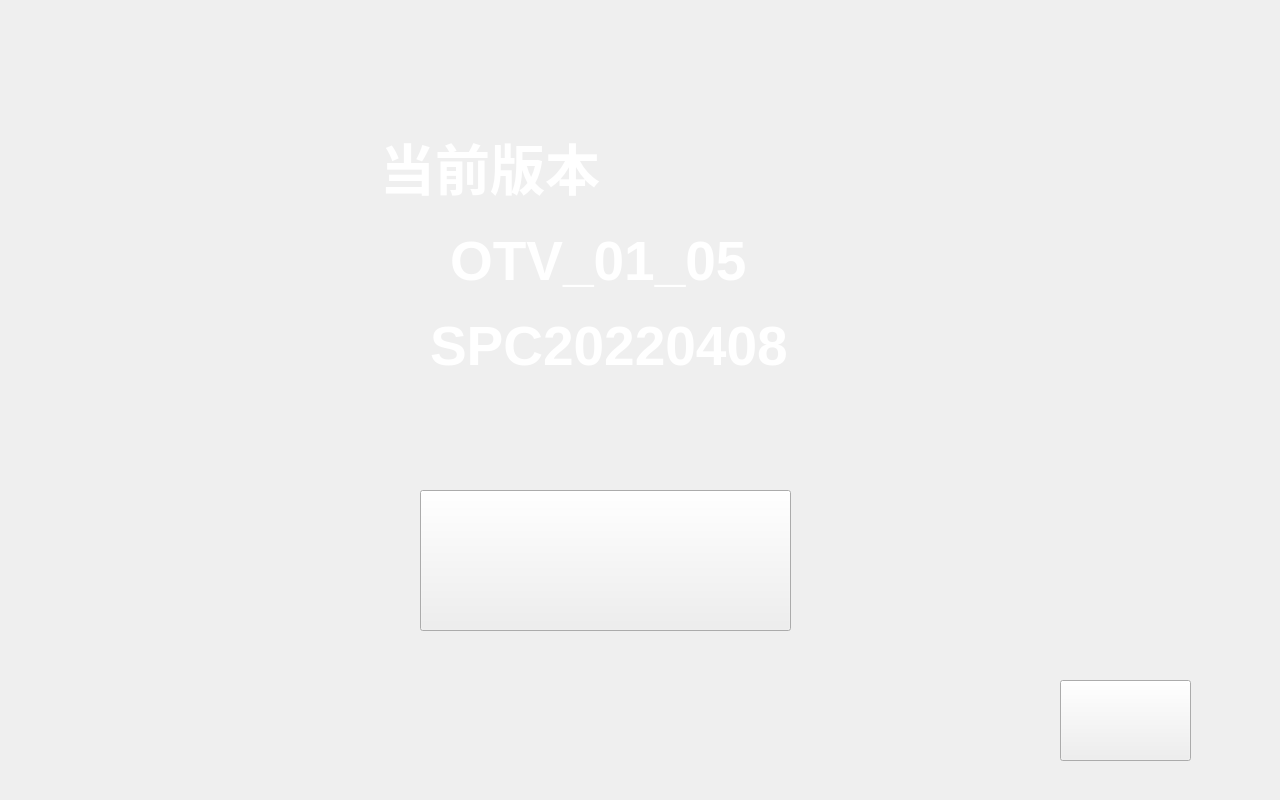
<?xml version="1.0" encoding="UTF-8"?>
<ui version="4.0">
 <class>aboutwindow</class>
 <widget class="QWidget" name="aboutwindow">
  <property name="geometry">
   <rect>
    <x>0</x>
    <y>0</y>
    <width>1280</width>
    <height>800</height>
   </rect>
  </property>
  <property name="windowTitle">
   <string>Form</string>
  </property>
  <property name="styleSheet">
   <string notr="true">background-image: url(:/tu/Res/btn_nosel.png);</string>
  </property>
  <widget class="QStackedWidget" name="stackedWidget">
   <property name="geometry">
    <rect>
     <x>40</x>
     <y>50</y>
     <width>1311</width>
     <height>761</height>
    </rect>
   </property>
   <widget class="QWidget" name="page">
    <widget class="QLabel" name="m_pLb_Verm">
     <property name="geometry">
      <rect>
       <x>340</x>
       <y>70</y>
       <width>491</width>
       <height>91</height>
      </rect>
     </property>
     <property name="styleSheet">
      <string notr="true">color:white;font-size: 55px;font: bold;background-color: transparent;</string>
     </property>
     <property name="text">
      <string>当前版本</string>
     </property>
    </widget>
    <widget class="QPushButton" name="m_pBtn_Confirm">
     <property name="geometry">
      <rect>
       <x>380</x>
       <y>440</y>
       <width>371</width>
       <height>141</height>
      </rect>
     </property>
     <property name="styleSheet">
      <string notr="true">border-image: url(:/tu/Res/sj.png);
background-repeat: no-repeat;
background-position: center;
background-origin: content-box; /* 确保背景图和文本区域分离 */
text-align: center;</string>
     </property>
     <property name="text">
      <string/>
     </property>
    </widget>
    <widget class="QLabel" name="label_2">
     <property name="geometry">
      <rect>
       <x>390</x>
       <y>260</y>
       <width>361</width>
       <height>71</height>
      </rect>
     </property>
     <property name="styleSheet">
      <string notr="true">color:white;font-size: 55px;font: bold;background-color: transparent;</string>
     </property>
     <property name="text">
      <string>SPC20220408</string>
     </property>
    </widget>
    <widget class="QLabel" name="label">
     <property name="geometry">
      <rect>
       <x>410</x>
       <y>170</y>
       <width>341</width>
       <height>81</height>
      </rect>
     </property>
     <property name="styleSheet">
      <string notr="true">color:white;font-size: 55px;font: bold;background-color: transparent;</string>
     </property>
     <property name="text">
      <string>OTV_01_05</string>
     </property>
    </widget>
    <widget class="QPushButton" name="m_pBtn_Cancel">
     <property name="geometry">
      <rect>
       <x>1020</x>
       <y>630</y>
       <width>131</width>
       <height>81</height>
      </rect>
     </property>
     <property name="styleSheet">
      <string notr="true">border-image: url(:/tu/Res/return.png);</string>
     </property>
     <property name="text">
      <string/>
     </property>
    </widget>
   </widget>
   <widget class="QWidget" name="page_2">
    <widget class="QLabel" name="label_3">
     <property name="geometry">
      <rect>
       <x>480</x>
       <y>90</y>
       <width>201</width>
       <height>141</height>
      </rect>
     </property>
     <property name="styleSheet">
      <string notr="true">border-image: url(:/tu/Res/sj-1.png);</string>
     </property>
     <property name="text">
      <string/>
     </property>
    </widget>
    <widget class="QLabel" name="m_pLb_Msg">
     <property name="geometry">
      <rect>
       <x>60</x>
       <y>310</y>
       <width>1151</width>
       <height>291</height>
      </rect>
     </property>
     <property name="styleSheet">
      <string notr="true">color:white;font-size: 55px;font: bold;background-color: transparent;</string>
     </property>
     <property name="text">
      <string/>
     </property>
    </widget>
   </widget>
  </widget>
 </widget>
 <resources/>
 <connections/>
</ui>
